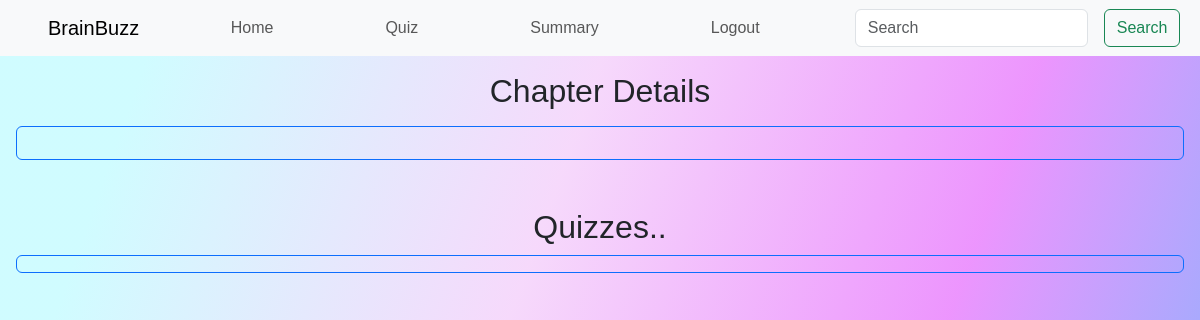
Page /subject/1/chapter/1 on the earlier database version.
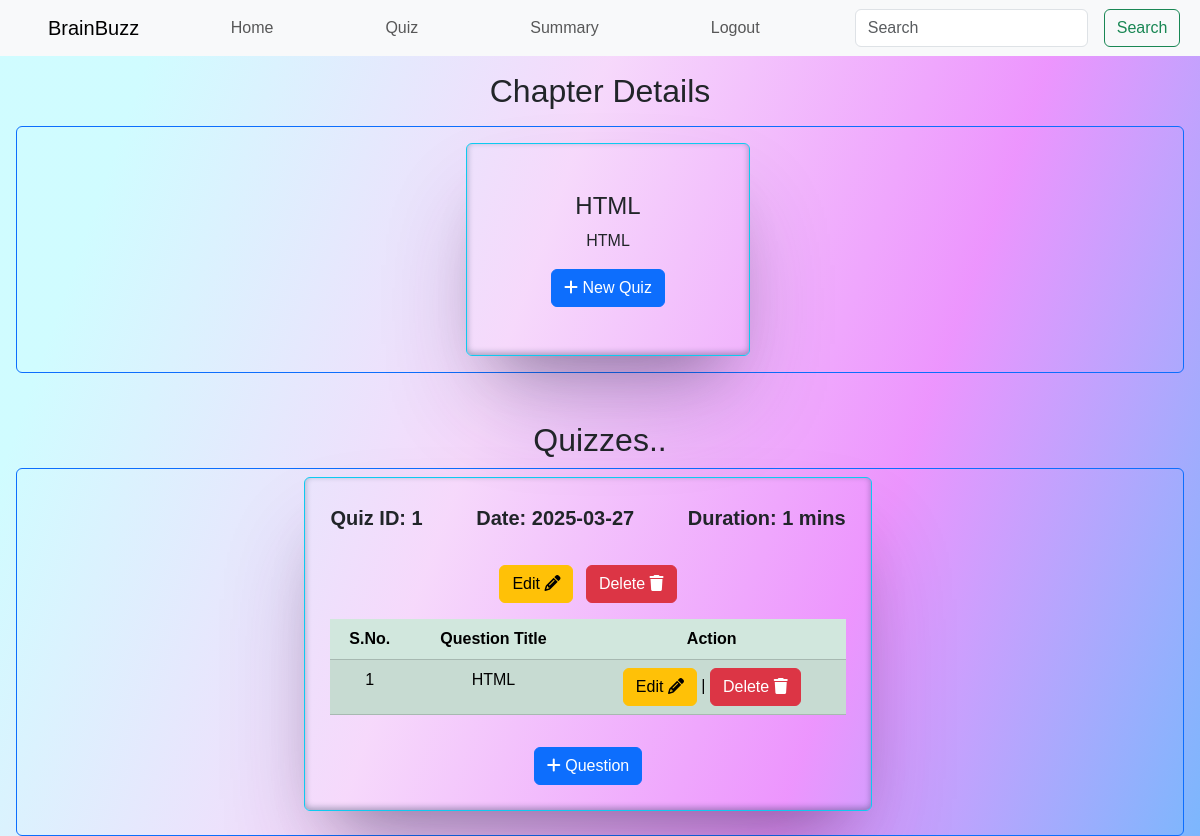
Same page on the later database version.
### backend/models.py (models this page shows)
class Chapter(db.Model):
    __tablename__="chapters"
    id=db.Column(db.Integer, primary_key=True)
    name = db.Column(db.String(100), nullable=False)
    description=db.Column(db.String(300),nullable=True)
    subject_id=db.Column(db.Integer,db.ForeignKey('subjects.id', ondelete="CASCADE"),nullable=False)
    quizzes=db.relationship("Quiz", backref="chapter", cascade="all,delete", lazy=True)

class Quiz(db.Model):
    __tablename__='quizzes'
    id=db.Column(db.Integer,primary_key=True)
    chapter_id=db.Column(db.Integer,db.ForeignKey('chapters.id', ondelete="CASCADE"),nullable=False)
    date=db.Column(db.Date,nullable=False)
    duration=db.Column(db.Integer,nullable=False)
    questions=db.relationship('Question',backref='quiz', cascade="all,delete", lazy=True)
    user_quizzes=db.relationship('UserQuiz', backref="quiz", cascade="all,delete", lazy=True)

class Question(db.Model):
    __tablename__='questions'
    id=db.Column(db.Integer,primary_key=True)
    quiz_id=db.Column(db.Integer,db.ForeignKey('quizzes.id', ondelete="CASCADE"),nullable=False)
    question_title=db.Column(db.String(200),nullable=False)
    question_statement=db.Column(db.Text,nullable=False)
    option1=db.Column(db.String(200),nullable=False)
    option2=db.Column(db.String(200),nullable=False)
    option3=db.Column(db.String(200),nullable=False)
    option4=db.Column(db.String(200),nullable=False)
    correct_option=db.Column(db.String,nullable=False)

### backend/controllers.py (the view)
@app.route("/subject/<int:subject_id>/chapter/<int:chapter_id>")
def quiz_management(subject_id,chapter_id):
    chapters=Chapter.query.filter_by(id=chapter_id,subject_id=subject_id).all()
    quizzes=fetch_quizzes(chapter_id)
    for quiz in quizzes:
        quiz.questions=fetch_question(quiz.id)
    return render_template("quizmanagement.html",chapters=chapters,quizzes=quizzes)

### backend/controllers.py (called while the page is built)
def fetch_quizzes(chapter_id):
    quizzes=Quiz.query.filter_by(chapter_id=chapter_id).all()
    return quizzes

def fetch_question(quiz_id):
    questions=Question.query.filter_by(quiz_id=quiz_id).all()
    return questions

### templates/quizmanagement.html (shortened to what the changed rows need)
<!DOCTYPE html>
<html lang="en">
  <head>
    <link
      href="https://cdn.jsdelivr.net/npm/bootstrap@5.3.3/dist/css/bootstrap.min.css"
      rel="stylesheet"
    />
    <link rel="stylesheet" href="{{url_for('static', filename='css/index.css')}}" />
    <link
      rel="stylesheet"
      href="https://cdnjs.cloudflare.com/ajax/libs/font-awesome/6.7.2/css/all.min.css"
    />
  </head>
  <body>
    <div class="wrapper">
      <nav class="navbar navbar-expand-lg navbar-light bg-light sticky-top">
        <a class="ms-5 navbar-brand" href="#">BrainBuzz</a>
        <div
          class="d-flex justify-content-around navbar-collapse"
          id="navbarSupportedContent"
        >
        </div>
      </nav>
      <h2 class="text-center mt-3">Chapter Details</h2>
      <div class="d-flex justify-content-center border border-primary m-3 p-3 rounded">
        {% if chapters %}
        {% for chapter in chapters %}
        <div class="border rounded border-info main ms-3 w-25 p-5">
          <h4 class="text-center">{{chapter.name}}</h4>
          <p class="text-center">{{chapter.description}}</p>
          <div class="d-flex justify-content-center">
            <a href="{{url_for('quiz_form', chapter_id=chapter.id)}}" class="btn btn-primary">
              <i class="fa-solid fa-plus"></i> New Quiz
            </a>
          </div>
        </div>
        {%endfor%}
        {%endif%}
      </div>
      <h2 class="text-center mt-5">Quizzes..</h2>
      <div class="d-flex flex-wrap justify-content-center border border-primary ms-3 me-3 p-2 rounded">
        {% if quizzes %}
        {% for quiz in quizzes %}
        <div class="border rounded border-info main d-flex flex-column me-4 flex-wrap mb-3">
          <div class="text-center mb-3 fs-5"><span class="fw-bold">Quiz ID: {{quiz.id}}</span>  <span class="fw-bold ms-5">Date: {{quiz.date}}</span>  <span class="fw-bold ms-5">Duration: {{quiz.duration}} mins</span></div>
          <div class="text-center mt-3 mb-3">
            <a href="{{url_for('quiz_form', chapter_id=quiz.chapter_id, quiz_id=quiz.id)}}" class="btn btn-warning me-2">Edit <i class="fa-solid fa-pencil"></i></a>
            <form action="{{url_for('delete_quiz', quiz_id=quiz.id)}}" method="POST" style="display: inline;">
              <button type="submit" class="btn btn-danger" onclick="return confirm('Are you want to delete quiz?')">Delete <i class="fa-solid fa-trash"></i></button>
            </form>
          </div>
          {% if quiz.questions %}
          <table class="w-100 text-center table table-striped table-success">
            <thead>
              <tr>
                <th>S.No.</th>
                <th>Question Title</th>
                <th>Action</th>
              </tr>
            </thead>
            <tbody>
              {% for question in quiz.questions %}
              <tr>
                <td>{{loop.index}}</td>
                <td>{{question.question_title}}</td>
                <td><a href="{{url_for('new_question', quiz_id=quiz.id, question_id=question.id)}}" class="btn btn-warning">Edit <i class="fa-solid fa-pencil"></i></a>
                   |
                   <form action="{{url_for('delete_question', quiz_id=quiz.id, question_id=question.id)}}" method="POST" style="display: inline;">
                    <button type="submit" class="btn btn-danger" onclick="return confirm('Are you want to delete question?')">Delete <i class="fa-solid fa-trash"></i></button>
                   </form>
              </tr>
              {%endfor%}
            </tbody>
          </table>
          {% endif %}
          <div class="d-flex justify-content-center mt-3">
            <a href="{{url_for('new_question', quiz_id=quiz.id)}}" class="btn btn-primary">
              <i class="fa-solid fa-plus"></i> Question
            </a>
          </div>
        </div>
        {%endfor%}
        {%endif%}
      </div>
    </div>
  </body>
</html>

Differences in the rows shown:
added Chapter: name "HTML", description "HTML"
added Quiz: id "1", date "2025-03-27", duration "1"
added Question: question_title "HTML"
